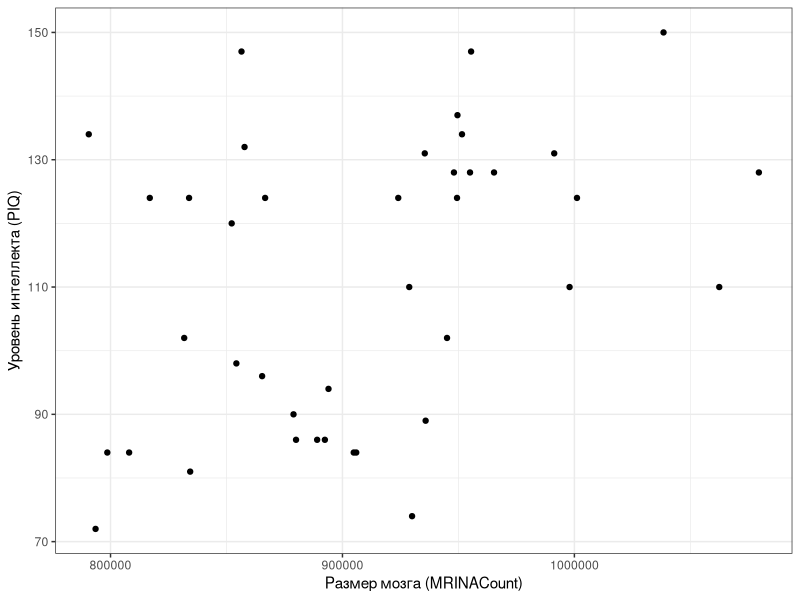
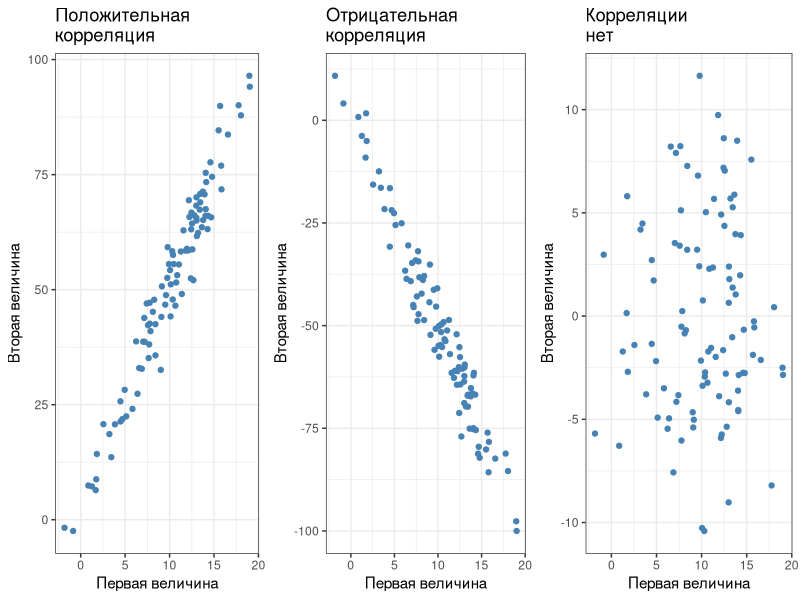
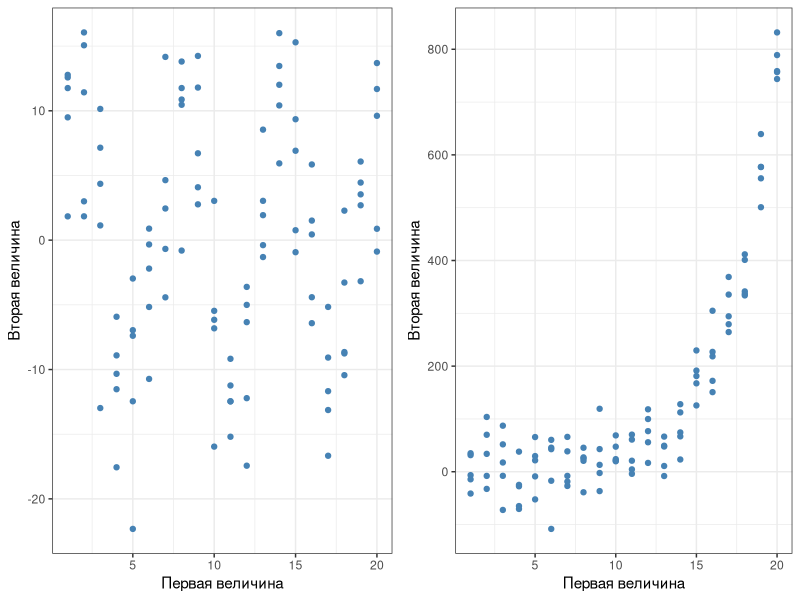
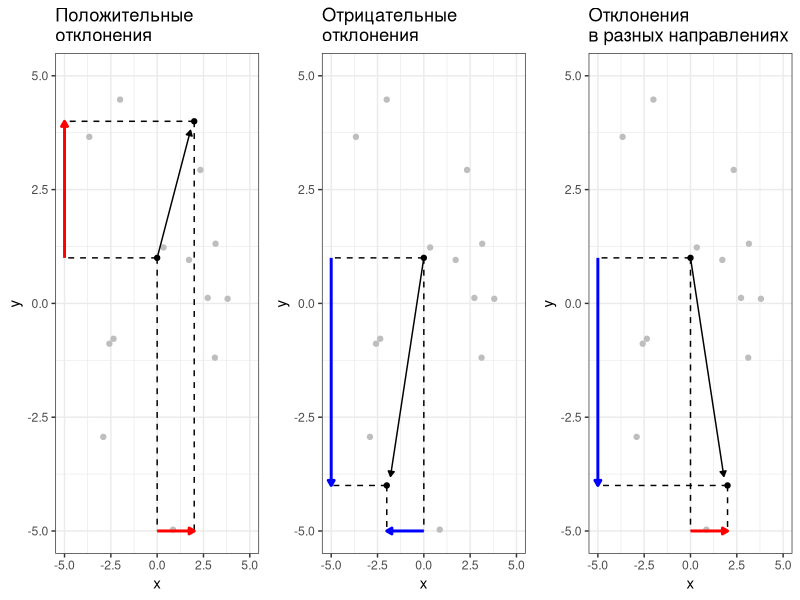
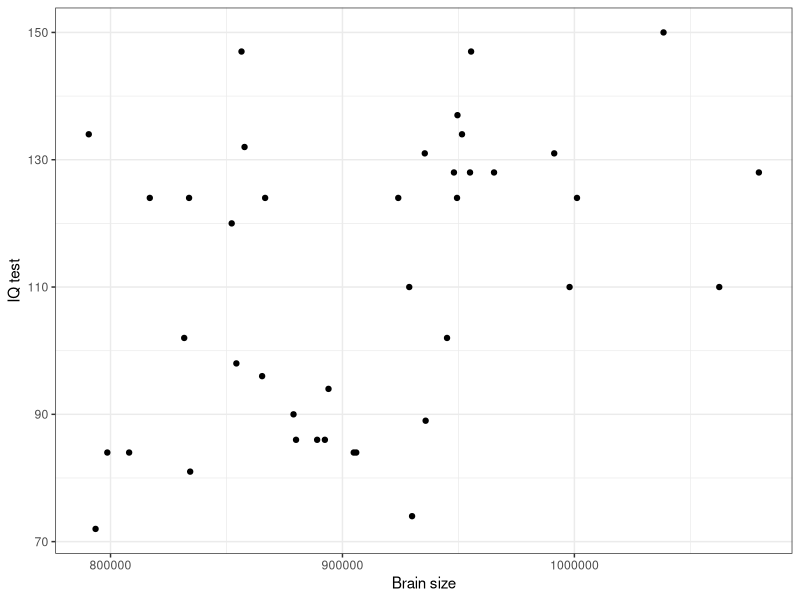
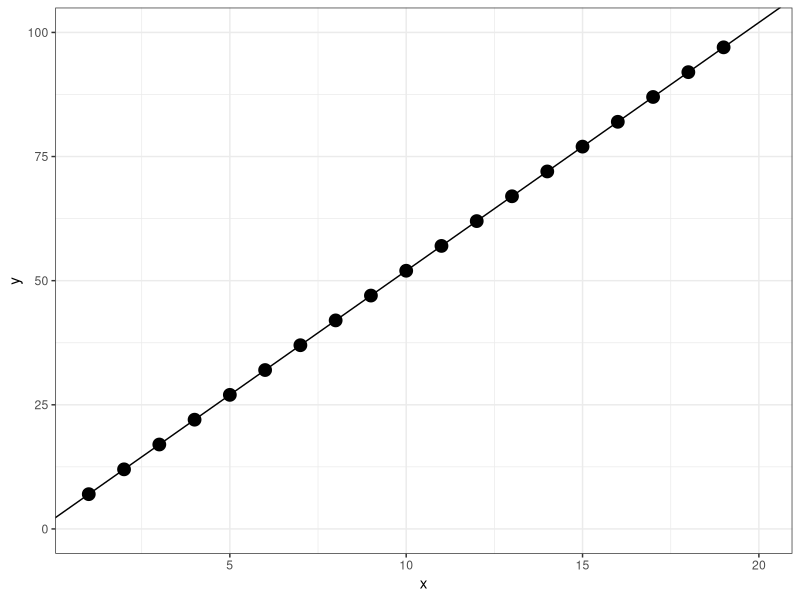
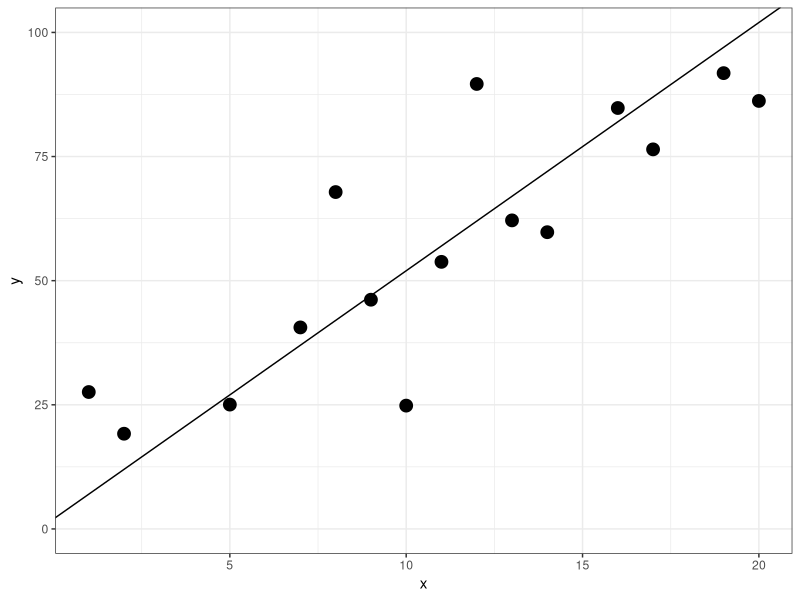
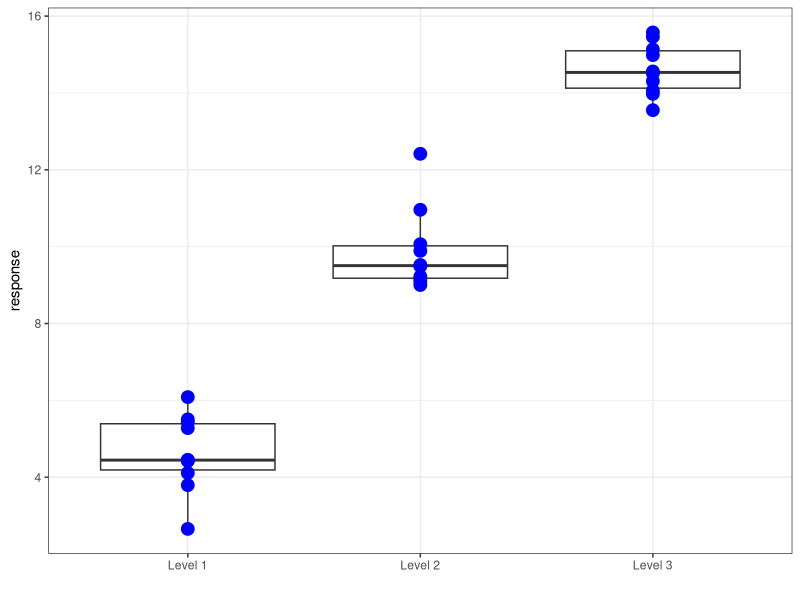

Reproduce these figures in R, in order.
## ---- chunk 1
# output options
options(width = 70, scipen = 6, digits = 3)
library(knitr)
# chunk default options
opts_chunk$set(fig.align='center', tidy = FALSE, fig.width = 7, fig.height = 3, warning = FALSE)
## ---- chunk 2
# library(downloader)
# download("https://varmara.github.io/linmodr/data/IQ_brain.csv", destfile = "data/IQ_brain.csv" )
## ---- chunk 3
brain <- read.csv("data/IQ_brain.csv", header = TRUE)
head(brain)

## ---- chunk 4
sum(!complete.cases(brain))
## ---- chunk 5
sapply(brain, function(x) sum(is.na(x)))
## ---- chunk 6
brain[!complete.cases(brain), ]
## ---- chunk 7
nrow(brain) ## Это без учета пропущенных значений
## ---- chunk 8
library (ggplot2)
theme_set(theme_bw())
pl_brain <- ggplot(data = brain, aes(x = MRINACount, y = PIQ)) + 
  geom_point() + 
  labs(x = 'Размер мозга (MRINACount)', y = 'Уровень интеллекта (PIQ)')
pl_brain
## ---- chunk 9
library (gridExtra)

x <- rnorm(100, 10, 5)
y1 <- 5*x + rnorm(100, 0, 5)
pl_pos_cor <- ggplot(data.frame(x = x, y = y1), aes(x = x, y = y)) + 
  geom_point(colour = 'steelblue') + 
  xlab('Первая величина') + ylab('Вторая величина') + 
  ggtitle('Положительная \nкорреляция') 

y2 <- -5*x + rnorm(100, 0, 5)
pl_neg_cor <- ggplot(data.frame(x = x, y = y2), aes(x = x, y = y)) + 
  geom_point(colour = 'steelblue') + 
  xlab('Первая величина') + ylab('Вторая величина') + 
  ggtitle('Отрицательная \nкорреляция') 

y3 <- 0*x + rnorm(100, 0, 5)
pl_zero_cor <- ggplot(data.frame(x = x, y = y3), aes(x = x, y = y)) + 
  geom_point(colour = 'steelblue') + 
  xlab('Первая величина') + ylab('Вторая величина') + 
  ggtitle('Корреляции \nнет') 

grid.arrange(pl_pos_cor, pl_neg_cor, pl_zero_cor, ncol = 3)

## ---- chunk 10
x <- rep(seq(1, 20, 1), 5)
y1 <- 10*sin(x) + rnorm(100, 0, 5)
pl_sin_cor <- ggplot(data.frame(x = x, y = y1), aes(x = x, y = y)) + 
  geom_point(colour = 'steelblue') + 
  xlab('Первая величина') + ylab('Вторая величина')

y2 <- exp(x/3) + rnorm(100, 0, 50)
pl_exp_cor <- ggplot(data.frame(x = x, y = y2), aes(x = x, y = y)) + 
  geom_point(colour = 'steelblue') + 
  xlab('Первая величина') + ylab('Вторая величина') 

y3 <- exp(1 + -1*x)/(1 + exp(1 + -1*x)) + rnorm(100, 0, 0.05)
pl_log_cor <- ggplot(data.frame(x = x, y = y3), aes(x = x, y = y)) + 
  geom_point(colour = 'steelblue') + 
  xlab('Первая величина') + ylab('Вторая величина')

grid.arrange(pl_sin_cor, pl_exp_cor, ncol = 2)


## ---- chunk 11
X_back <- rnorm(20, 0, 4)
Y_back <- rnorm(20, 1, 4)

XY <- data.frame(x = X_back, y = Y_back)

meanX <- 0
meanY <- 1
Xmin <- -5
Xmax <- 5
Ymin <- -5
Ymax <- 5

X <- 2
Y <- 4
X1 <- -2
Y1 <- -4
X2 <- 2
Y2 <- -4

ar <- arrow(type = 'closed', length = unit(0.15,'cm'))

Pl_positiv1 <- 
  ggplot() + 
  geom_point(data = XY, aes(x = x, y = y), color = "gray") + 
  geom_point(aes(x = c(meanX, X), y = c(meanY, Y))) +
  xlim(Xmin, Xmax) + ylim(Ymin, Ymax) + guides(size = 'none') + 
  geom_segment(aes(x = meanX, y = meanY, xend = X - 0.2, yend = Y - 0.2), arrow = ar) +
  geom_segment(aes(x = meanX, y = meanY, xend = meanX, yend = Ymin), linetype = 2) +
  geom_segment(aes(x = meanX, y = meanY, xend = Xmin, yend = meanY), linetype = 2) +
  geom_segment(aes(x = X, y = Y, xend = Xmin, yend = Y), linetype = 2) +
  geom_segment(aes(x = X, y = Y, xend = X, yend = Ymin), linetype = 2) +
  geom_segment(aes(x = meanX, y = Ymin, xend = X, yend = Ymin), arrow = ar, color ="red", size = 1) + 
  labs(x = 'x', y = 'y') +
  geom_segment(aes(x = Xmin, y = meanY, xend = Xmin, yend = Y), arrow = ar, color = "red", size = 1) + 
  ggtitle('Положительные\nотклонения') 


Pl_positiv2 <- 
  ggplot() + 
  geom_point(data = XY, aes(x = x, y = y), color = "gray") + 
  geom_point(aes(x = c(meanX, X1), y = c(meanY, Y1))) +
  xlim(Xmin, Xmax) + ylim(Ymin, Ymax) + guides(size = 'none') + 
  geom_segment(aes(x = meanX, y = meanY, xend = X1 + 0.2, yend = Y1 + 0.2), arrow = ar) +
  geom_segment(aes(x = meanX, y = meanY, xend = meanX, yend = Ymin), linetype = 2) +
  geom_segment(aes(x = meanX, y = meanY, xend = Xmin, yend = meanY), linetype = 2) +
  geom_segment(aes(x = X1, y = Y1, xend = Xmin, yend = Y1), linetype = 2) +
  geom_segment(aes(x = X1, y = Y1, xend = X1, yend = Ymin), linetype = 2) +
  geom_segment(aes(x = meanX, y = Ymin, xend = X1, yend = Ymin), arrow = ar, color = "blue", size = 1) + 
  geom_segment(aes(x = Xmin, y = meanY, xend = Xmin, yend = Y1), arrow = ar, color = "blue", size = 1) + 
  labs(x = 'x', y = 'y') +
  ggtitle('Отрицательные\nотклонения') 

Pl_negative <- 
  ggplot() + 
  geom_point(data = XY, aes(x = x, y = y), color = "gray") + 
  geom_point(aes(x = c(meanX, X2), y = c(meanY, Y2))) +
  xlim(Xmin, Xmax) + ylim(Ymin, Ymax) + guides(size = 'none') + 
  geom_segment(aes(x = meanX, y = meanY, xend = X2 - 0.2, yend = Y2 + 0.2), arrow = ar) +
  geom_segment(aes(x = meanX, y = meanY, xend = meanX, yend = Ymin), linetype = 2) +
  geom_segment(aes(x = meanX, y = meanY, xend = Xmin, yend = meanY), linetype = 2) +
  geom_segment(aes(x = X2, y = Y2, xend = Xmin, yend = Y2), linetype = 2) +
  geom_segment(aes(x = X2, y = Y2, xend = X, yend = Ymin), linetype = 2) +
  geom_segment(aes(x = meanX, y = Ymin, xend = X2, yend = Ymin), arrow = ar, color = "red", size = 1)+ 
  geom_segment(aes(x = Xmin, y = meanY, xend = Xmin, yend = Y2), arrow = ar, color = "blue", size = 1) + 
  labs(x = 'x', y = 'y') +
  ggtitle('Отклонения\nв разных направлениях') 
## ---- chunk 12
grid.arrange(Pl_positiv1, Pl_positiv2, Pl_negative, ncol = 3)
## ---- chunk 13
pl_brain <- ggplot(brain, 
               aes(x = MRINACount, y = PIQ)) + 
  geom_point() + 
  xlab("Brain size") + 
  ylab("IQ test")
pl_brain
## ---- chunk 14
cor.test(brain$PIQ, brain$MRINACount, method = "pearson", alternative = "two.sided")

## ---- chunk 15
cor(brain[,2:6], use = "pairwise.complete.obs")

## ---- chunk 16
x <- 1:20
y <- 2 + 5*x
ggplot(data.frame(x=x, y=y), aes(x=x, y=y)) + geom_point(size=4)  + geom_abline(slope=5, intercept = 2) + ylim(0, 100) 
## ---- chunk 17
x <- 1:20
y <- 2 + 5*x + rnorm(20,0, 20)
ggplot(data.frame(x=x, y=y), aes(x=x, y=y)) + geom_point(size=4)  + geom_abline(slope=5, intercept = 2)  + ylim(0,100) + theme_bw()

## ---- chunk 18
set.seed(1234)
x <- data.frame(labels = c(rep("Level 1", 10), rep( "Level 2", 10), rep("Level 3", 10)), response = c(rnorm(10, 5, 1), rnorm(10, 10, 1), rnorm(10, 15, 1))) 

ggplot(x, aes(x=labels, y=response)) + geom_boxplot()+ geom_point(color="blue", size=4) + xlab(" ") 

## ---- chunk 19
library(ggplot2)

pl_1 <- pl_brain + geom_smooth(method = "lm", se = FALSE, size=2) + geom_abline(slope = 0.00008, intercept = 35, color="green", size = 2) + geom_abline(slope = 0.00014, intercept =1.7, color="red", size=2) 

grid.arrange (pl_brain, pl_1, ncol=2)

## ---- chunk 20
## Based on code by Arthur Charpentier:
## http://freakonometrics.hypotheses.org/9593
## TODO: wrap it into a function and adapt it for use with other distributions
## as Markus Gesmann has done here
## http://www.magesblog.com/2015/08/visualising-theoretical-distributions.html

n <- 2


xy <- data.frame(X = rep(1:10, 3))

xy$Y <- 10*xy$X + rnorm(30, 0, 10)

xy$predicted <- predict(lm(Y ~ X, data = xy))


# X <- sqrt(brain$MRINACount) 
# Y <- sqrt(brain$PIQ)

X <- xy$X
Y <- (xy$Y)


df <- data.frame(X , Y)

# regression
reggig <- glm(Y ~ X, data = df, family = gaussian(link = "identity"))

# empty plot
vX <- seq(min(X) - 0.1, max(X) + 0.1, length = n)
vY <- seq(min(Y) - 10, max(Y) + 10, length = n)
mat <- persp(x = vX, y = vY, z = matrix(0, n, n), 
             zlim = c(0, 0.1),
             theta =  - 45, phi = 20, expand = 0.1,
             ticktype  = "detailed",  box = FALSE, border = "gray60")

x <- seq(min(X), max(X), length = 501)

# expected values
C <- trans3d(x, predict(reggig, newdata = data.frame(X = x), type = "response"), rep(0, length(x)), mat)
lines(C, lwd = 2)

sdgig <- sqrt(summary(reggig)$dispersion)

# 1SD
y1 <- qnorm(.95, predict(reggig, newdata = data.frame(X = x), type = "response"),  sdgig)
C <- trans3d(x, y1, rep(0, length(x)), mat)
lines(C, lty = 2, col = "#d95f02")
y2 <- qnorm(.05, predict(reggig, newdata = data.frame(X = x), type = "response"),  sdgig)
C <- trans3d(x, y2, rep(0, length(x)), mat)
lines(C, lty = 2, col = "#d95f02")

# C <- trans3d(c(x, rev(x)), c(y1, rev(y2)), rep(0, 2 * length(x)), mat)
# polygon(C, border = NA, col = "yellow")

# data points
C <- trans3d(X, Y, rep(0, length(X)), mat)
points(C,  pch = 16, col = "red", cex = 0.6)

# density curves
n <- 10
vX <- seq(min(X), max(X), length = n)

mgig <- predict(reggig, newdata = data.frame(X = vX))

sdgig <- sqrt(summary(reggig)$dispersion)

for(j in n:1){
  stp <- 251
  x <- rep(vX[j], stp)
  y <- seq(min(min(Y) - 10, 
               qnorm(.05, 
                     predict(reggig, 
                             newdata = data.frame(X = vX[j]), 
                             type = "response"),  
                     sdgig)), 
           max(Y) + 10, 
           length = stp)
  z0 <- rep(0, stp)
  z <- dnorm(y,  mgig[j],  sdgig)
  C <- trans3d(c(x, x), c(y, rev(y)), c(z, z0), mat)
  polygon(C, border = NA, col = "light blue", density = 40)
  C <- trans3d(x, y, z0, mat)
  lines(C, lty = 2, col = "grey60")
  C <- trans3d(x, y, z, mat)
  lines(C, col = "steelblue")
}

## ---- chunk 21

# xy <- data.frame(X = rep(1:10, 3))
# xy$Y <- 10*xy$X + rnorm(30, 0, 10)
# xy$predicted <- predict(lm(Y ~ X, data = xy))
# 

rand_df <- matrix(rep(NA,100000), ncol = 10)
for(i in 1:10) rand_df[,i] <- rnorm(10000, xy$predicted[i], 10)

rand_df <- data.frame(X = rep(xy$X, each = 10000), Y = as.vector(rand_df))



ggplot(xy, aes(x = X, y = Y)) + geom_violin(data = rand_df, aes(x = factor(X)), adjust = 5 ) + geom_point() + geom_smooth(method = "lm", se = F) + geom_point(data = xy, aes(x = X, y = predicted), color = "red", size = 3) + labs(x = "Предиктор", y = "Зависимая переменная") 
## ---- chunk 22
brain_model <- lm(PIQ ~ MRINACount, data = brain)
brain_model
## ---- chunk 23
n=100
x <- rnorm(n, 10, 5)
y1 <- 5*x + 50 + rnorm(n, 0, 2)
y2 <- -5*x + 50 + rnorm(n, 0, 2)
y3 <- 0*x + 50 + rnorm(n, 0, 2)
label <- c(rep("Positive slope",n), rep("Negative slope", n), rep("Zero slope", n))
df1 <- data.frame(x = rep(x, 3), y = c(y1, y2, y3), label = label)
df1a <- data.frame(intercept = c(50, 50, 50), slope = c(-5,0,5))
pl_1 <- ggplot(data = df1, aes(x = x, y = y, color = label)) + geom_point() + xlab("Independent (X)") + ylab("Dependent (Y)") + xlim(0, 25) + guides(color=F) + geom_abline(data = df1a, aes(intercept = intercept, slope = slope), size=1) + ggtitle("Constant intercepts \n Different slopes")

x <- rnorm(n, 10, 5)
y1 <- 5*x + 0 + rnorm(n, 0, 2)
y2 <- 5*x + 30 + rnorm(n, 0, 2)
y3 <- 5*x + 60 + rnorm(n, 0, 2)
label <- c(rep("Intercept = 0",n), rep("Intercept = 30", n), rep("Intercept = 60", n))
df2 <- data.frame(x = rep(x, 3), y = c(y1, y2, y3), label = label)
df2a <- data.frame(intercept=c(30, 0, 60), slope=c(5, 5, 5))
pl_2 <- ggplot(df2, aes(x = x, y = y, color=label)) + geom_point() + xlab("Independent (X)") + ylab("Dependent (Y)") + xlim(0, 25) + guides(color=F) + geom_abline(data = df2a, aes(intercept = intercept, slope = slope), size=1) + ggtitle("Different intercepts \n Constant slopes")


x <- rnorm(n, 10, 5)
y1 <- 0*x + 0 + rnorm(n, 0, 2)
y2 <- 0*x + 30 + rnorm(n, 0, 2)
y3 <- 0*x + 60 + rnorm(n, 0, 2)
label <- c(rep("Intercept = 0",n), rep("Intercept = 30", n), rep("Intercept = 60", n))
df3 <- data.frame(x = rep(x, 3), y = c(y1, y2, y3), label = label)
df3a <- data.frame(intercept = c(30, 0, 60), slope = c(0, 0, 0))
pl_3 <- ggplot(data = df3, aes(x = x, y = y, color=label)) + geom_point() + xlab("Independent (X)") + ylab("Dependent (Y)") + xlim(0, 25) + guides(color=F) + geom_abline(data = df3a, aes(intercept = intercept, slope = slope), size=1) + ggtitle("Different intercepts \n Zero slopes")

grid.arrange(pl_1, pl_2, pl_3, nrow = 1)

## ---- chunk 24
coefficients(brain_model) [1]
coefficients(brain_model) [2]

## ---- chunk 25
as.numeric(coefficients(brain_model) [1] + coefficients(brain_model) [2] * 900000)

## ---- chunk 26
brain$PIQ[10] - fitted(brain_model)[10]
residuals(brain_model)[10]

## ---- chunk 27
summary(brain_model)

## ---- chunk 28
pl_brain + geom_smooth(method="lm") 
## ---- chunk 29
pop_x <- rnorm(1000, 10, 3)
pop_y <- 10 + 10*pop_x + rnorm(1000, 0, 20)
population <- data.frame(x=pop_x, y=pop_y)

ggplot(population, aes(x=x, y=y)) + 
  geom_point(alpha=0.3, color="red") + 
  geom_abline(aes(intercept=10, slope=10), 
              color="blue", size=2)
## ---- chunk 30
samp_coef <- data.frame(b0 = rep(NA, 100), b1=rep(NA, 100))
for(i in 1:100) {
  samp_num <- sample(1:1000, 20)
  samp <- population[samp_num, ]
  fit <- lm(y~x, data=samp)
  samp_coef$b0[i] <- coef(fit)[1]
  samp_coef$b1[i] <- coef(fit)[2]
  
 }

ggplot(population, aes(x=x, y=y)) + geom_point(alpha=0.3, color="red")+ geom_abline(aes(intercept=b0, slope=b1), data=samp_coef) + geom_abline(aes(intercept=10, slope=10), color="blue", size=2)
## ---- chunk 31
coef(brain_model)

confint(brain_model)
## ---- chunk 32
pl_alpha1 <- pl_brain + geom_smooth(method="lm", level=0.8) + ggtitle(bquote(alpha==0.2))

pl_alpha2 <- pl_brain + geom_smooth(method="lm", level=0.95) + ggtitle(bquote(alpha==0.05))

pl_alpha3 <- pl_brain + geom_smooth(method="lm", level=0.999) + ggtitle(bquote(alpha==0.01))


grid.arrange(pl_alpha1, pl_alpha2, pl_alpha3, ncol=3)

## ---- chunk 33
newdata <- data.frame(MRINACount = 900000)

predict(brain_model, newdata, 
        interval = "prediction", 
        level = 0.95, se = TRUE)$fit

## ---- chunk 34
brain_predicted <- predict(brain_model, interval="prediction")
brain_predicted <- data.frame(brain, brain_predicted)
head(brain_predicted)
## ---- chunk 35
pl_brain + 

# 1) Линия регрессии и ее дов. интервал
# Если мы указываем fill внутри aes() и задаем фиксированное значение - появится соотв. легенда с названием.
# alpha - задает прозрачность
  geom_smooth(method = "lm", aes(fill = "Conf.interval"), alpha = 0.4) +
# 2) Интервал предсказаний создаем при помощи геома ribbon ("лента")
# Данные берем из другого датафрейма - из brain_predicted
# ymin и ymax - эстетики геома ribbon, которые задают нижний и верхний край ленты в точках с заданным x (x = MRINACount было задано в ggplot() при создании pl_brain, поэтому сейчас его указывать не обязательно)
  geom_ribbon(data = brain_predicted,  aes(ymin = lwr, ymax = upr, fill = "Conf. area for prediction"), alpha = 0.2) +

# 3) Вручную настраиваем цвета заливки при помощи шкалы fill_manual.
# Ее аргумент name - название соотв. легенды, values - вектор цветов
  scale_fill_manual(name = "Intervals", values = c("green", "gray")) +

# 4) Название графика
  ggtitle("Confidence interval \n and confidence area for prediction")
## ---- chunk 36
pl_brain + 
  geom_ribbon(data=brain_predicted, aes(y=fit, ymin=lwr, ymax=upr, fill = "Conf. area for prediction"), alpha=0.2) + 
  geom_smooth(method="lm", aes(fill="Conf.interval"), alpha=0.4) + 
  scale_fill_manual("Intervals", values = c("green", "gray")) + 
  ggtitle("Confidence interval \n and confidence area for prediction")+ xlim(600000, 1300000) + geom_text(label="Interpolation", aes(x=950000, y=100)) + geom_text(label="Extrapolation", aes(x=700000, y=70)) +
geom_text(label="Extrapolation", aes(x=1200000, y=70))
